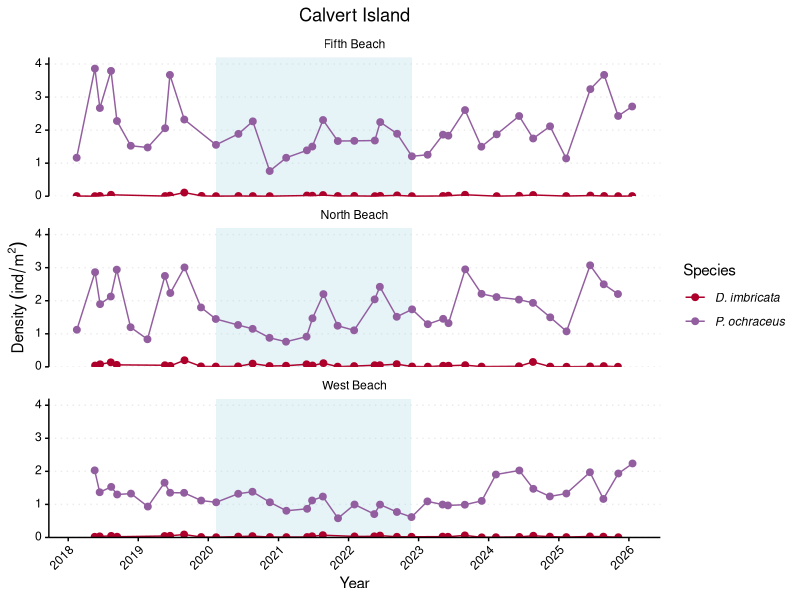
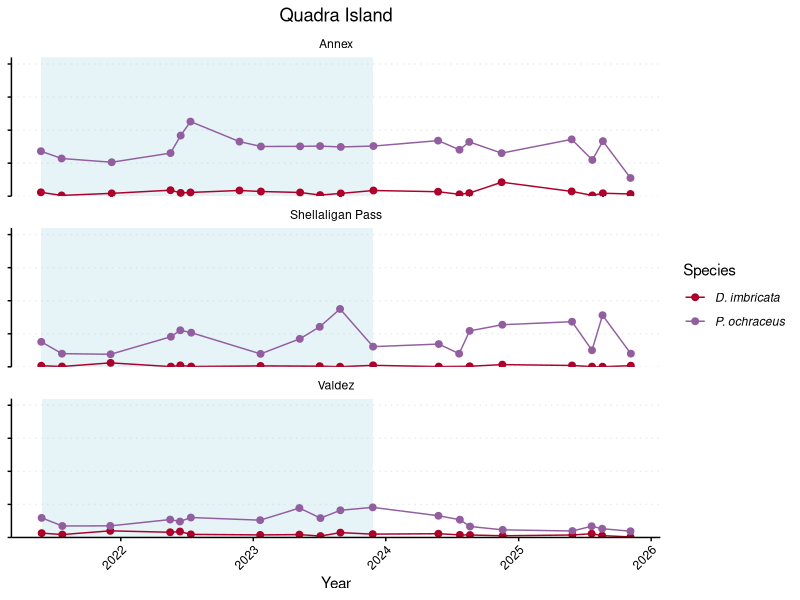
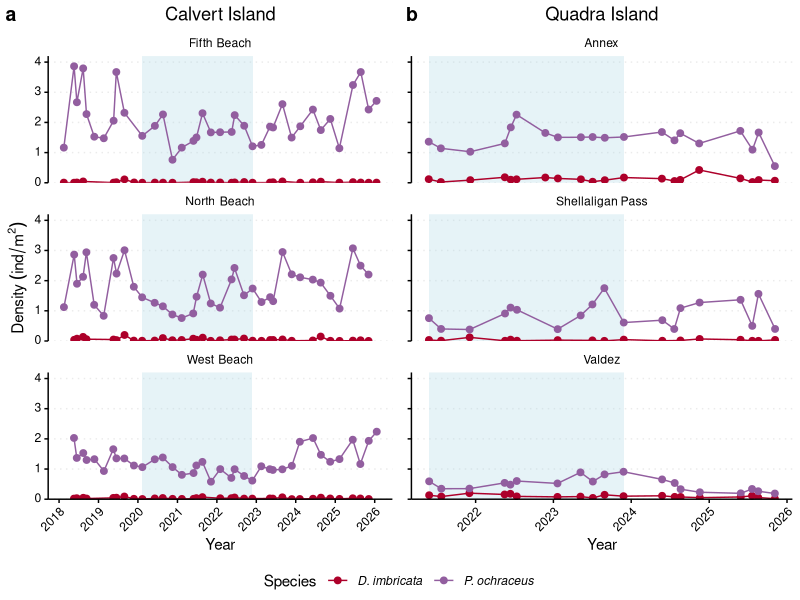
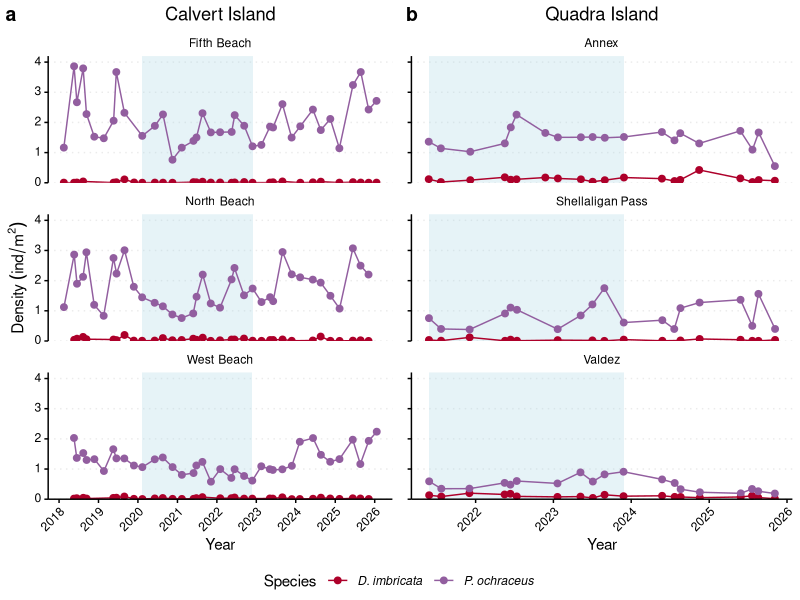

These charts were generated, in order, by the following R code: (Note: this script raises an error after producing the figures.)
## ---- chunk 1

#Load in the field data
setwd("C:/Users/Carolyn/Documents/intertidal-seastar-swabs/data")

field_data <-read.csv("field_data_all.csv", header = TRUE) 


## ---- chunk 2

library(dplyr)
library(ggplot2)
library(ggtext)
library(ggpubr)
library(tidyr)

## ---- chunk 3

# Seastar Density 
dens_data <- field_data %>%
  subset(scientific_name == 'Pisaster ochraceus'
         | scientific_name == 'Dermasterias imbricata') %>%
  group_by(region, date, site, unit_area_2D, unit_area_3D, scientific_name) %>%
  summarise(total_count = sum(count)) %>%
  ungroup()

# Calculate density
dens_data$density_2D <- dens_data$total_count/dens_data$unit_area_2D
dens_data$density_3D <- dens_data$total_count/dens_data$unit_area_3D

# Create a filter for swabbing date ranges
site_ranges <- tibble(
  site = c("Fifth Beach", "North Beach", "West Beach", "Annex",
           "Shellaligan Pass", "Valdez"),
  start_date = as.Date(c("2020-02-10", "2020-02-09", "2020-02-11",
                         "2021-05-26", "2021-05-27", "2021-05-28")),
  end_date   = as.Date(c("2022-11-27", "2022-11-28", "2022-11-25",
                         "2023-11-28", "2023-11-27", "2023-11-26")))

site_ranges$region <- ifelse(site_ranges$site == 'Fifth Beach'
                             | site_ranges$site == 'North Beach'
                             | site_ranges$site == 'West Beach', 'Calvert',
                             'Quadra')

## ---- chunk 4

dens_data <- dens_data %>%
  left_join(site_ranges, by = c("site", 'region'))

dens_data <- dens_data %>%
  arrange(region, site, scientific_name, date)

dens_data <- dens_data %>%
  mutate(scientific_name = recode(scientific_name,
    "Dermasterias imbricata" = "D. imbricata",
    "Pisaster ochraceus" = "P. ochraceus"
  ))

dens_data$date<-as.Date(dens_data$date)

# Density plot - Calvert
dens_calvert <- ggplot(subset(dens_data, region == 'Calvert'),
             aes(x = date, y = density_2D, colour = scientific_name)) +
  geom_rect(data = subset(site_ranges, region == 'Calvert'),
            aes(xmin = start_date, xmax = end_date),
            ymin = -Inf,
            ymax = Inf,
            fill = "lightblue",
            alpha = 0.3,
            inherit.aes = FALSE) +
  geom_point(size = 2) +
  geom_line(linewidth = 0.5) +
  labs(title = "Calvert Island",
       x = 'Year',
       y = bquote(Density~(ind/m^2)),
       colour = 'Species') +
  scale_colour_manual(values = c(
    "P. ochraceus" = "#925E9FFF",
    "D. imbricata" = "#AD002AFF")) +
  scale_y_continuous(limits = c(0, 4.2),
                     breaks = seq(0, 4, 1),
                     expand = c(0,0)) +
  scale_x_date(date_breaks = '1 year', date_labels = '%Y') +
  theme_classic() + facet_wrap(~site, ncol=1) +
  theme(plot.title = ggtext::element_markdown(hjust = 0.5),
        panel.grid.major.y = element_line(linetype = 'dotted'),
        axis.text.x = element_text(angle = 45, hjust = 1),
        axis.text = element_markdown(colour = "black"),
        axis.ticks = element_line(colour = "black"),
        strip.text = element_markdown(colour = "black"),
        legend.text = element_text(face = "italic")) +
   theme(
  strip.background = element_blank()
)

dens_calvert

## ---- chunk 5
# Density plot - Quadra
dens_quadra <- ggplot(subset(dens_data, region == 'Quadra'),
             aes(x = date, y = density_2D, colour = scientific_name)) +
  geom_rect(data = subset(site_ranges, region == 'Quadra'),
            aes(xmin = start_date, xmax = end_date),
            ymin = -Inf,
            ymax = Inf,
            fill = "lightblue",
            alpha = 0.3,
            inherit.aes = FALSE) +
  geom_point(size = 2) +
  geom_line(linewidth = 0.5) +
  labs(title = "Quadra Island",
       x = 'Year',
       y = bquote(Density~(ind/m^2)),
       colour = 'Species') +
  scale_colour_manual(values = c(
    "P. ochraceus" = "#925E9FFF",
    "D. imbricata" = "#AD002AFF")) +
  scale_y_continuous(limits = c(0, 4.2),
                     breaks = seq(0, 4, 1),
                     expand = c(0,0)) +
  scale_x_date(date_breaks = '1 year', date_labels = '%Y') +
  theme_classic() + facet_wrap(~site, ncol=1) +
 theme(plot.title = ggtext::element_markdown(hjust = 0.5),
        panel.grid.major.y = element_line(linetype = 'dotted'),
        axis.text.x = element_text(angle = 45, hjust = 1),
        axis.text.y = element_blank(),
        axis.title.y = element_blank(),
        axis.text = element_markdown(colour = "black"),
        axis.ticks = element_line(colour = "black"),
        strip.text = element_markdown(colour = "black"),
        legend.text = element_text(face = "italic")) + 
  theme(
  strip.background = element_blank()
)

  
dens_quadra  

#combine both density plots
dens_combined<-ggarrange(dens_calvert, dens_quadra,
          labels = c("a", "b"),
          ncol = 2, nrow = 1,
          common.legend = TRUE, legend="bottom")

dens_combined

ggsave("dens_combined.pdf", dpi=300, width=10, height=8, units="in")


## ---- chunk 6

# Seastar Infection Prevalence
prev_data <- field_data %>% 
  dplyr::filter(scientific_name == "Pisaster ochraceus") %>%
  group_by(region, date, site, month, year, disease_status) %>% 
  summarise(total.count = sum(count)) %>% 
  pivot_wider(values_from = total.count, names_from = disease_status) %>% 
  mutate(unin = sum(`0`), inf = sum(`1`,`2`,`3`,`4`, na.rm = T), 
         prev.prop = ifelse(inf == 0, 0, ifelse(is.na(inf) == T, 0, 
                                                ifelse(is.na(unin) == T,0,  
                                                       inf/(unin+inf)))), 
         prev = prev.prop*100, total.count = unin+inf) %>% 
  ungroup()

# Create a filter for swabbing date ranges
site_ranges <- tibble(
  region = c("Calvert", "Quadra"),
  start_date = as.Date(c("2020-02-09", "2021-05-26")),
  end_date   = as.Date(c("2022-11-28", "2023-11-28")))

prev_data <- prev_data %>% left_join(site_ranges, by = "region")

#custom color palette

library(colorspace)

# Prevalence Plot
prev_plot_quadra<-ggplot(subset(prev_data, region == 'Quadra'),
             aes(x = date, y = prev, colour = site)) +
  geom_rect(data = subset(site_ranges, region == 'Quadra'),
            aes(xmin = start_date, xmax = end_date),
            ymin = -Inf,
            ymax = Inf,
            fill = "lightblue",
            alpha = 0.3,
            inherit.aes = FALSE) +
  geom_point(size = I(2)) +
  geom_line(size = 0.5) +
  labs(title = "Quadra Island", 
       x = 'Year',
       y = 'Wasting Prevalence',
       colour = 'Site') +
  ylim(0,(max(prev_data$prev)+0.01)) + 
  theme_classic() +
  theme(plot.title = ggtext::element_markdown(hjust = 0.5),
        panel.grid.major.y = element_line(linetype = 'dotted'),
        axis.text.x = element_text(angle = 45, hjust = 1),
        #axis.text.y = element_blank(),
        #axis.title.y = element_blank(),
        axis.text = element_markdown(colour = "black"),
        axis.ticks = element_line(colour = "black"),
        strip.text = element_markdown(colour = "black")) + 
  theme(strip.background = element_blank()) +
  scale_colour_discrete_qualitative(palette = "Cold")

prev_plot_quadra


### now Calvert
prev_plot_calvert<-ggplot(subset(prev_data, region == 'Calvert'),
             aes(x = date, y = prev, colour = site)) +
  geom_rect(data = subset(site_ranges, region == 'Calvert'),
            aes(xmin = start_date, xmax = end_date),
            ymin = -Inf,
            ymax = Inf,
            fill = "lightblue",
            alpha = 0.3,
            inherit.aes = FALSE) +
  geom_point(size = I(2)) +
  geom_line(size = 0.5) +
  labs(title = "Calvert Island", 
       x = 'Year',
       y = 'Wasting Prevalence',
       colour = 'Site') +
  ylim(0,(max(prev_data$prev)+0.01)) + 
  theme_classic() +
   theme(plot.title = ggtext::element_markdown(hjust = 0.5),
        panel.grid.major.y = element_line(linetype = 'dotted'),
        axis.text.x = element_text(angle = 45, hjust = 1),
        #axis.text.y = element_blank(),
        #axis.title.y = element_blank(),
        axis.text = element_markdown(colour = "black"),
        axis.ticks = element_line(colour = "black"),
        strip.text = element_markdown(colour = "black")) + 
  theme(strip.background = element_blank()) +
  scale_colour_discrete_qualitative(palette = "Warm")

prev_plot_calvert

prev_combined<-ggarrange(prev_plot_calvert, prev_plot_quadra,
          labels = c("a", "b"),
          ncol = 1, nrow = 2,
          common.legend = FALSE, legend="right")

prev_combined

ggsave("prev_combined.pdf", dpi=300, width=10, height=8, units="in")
